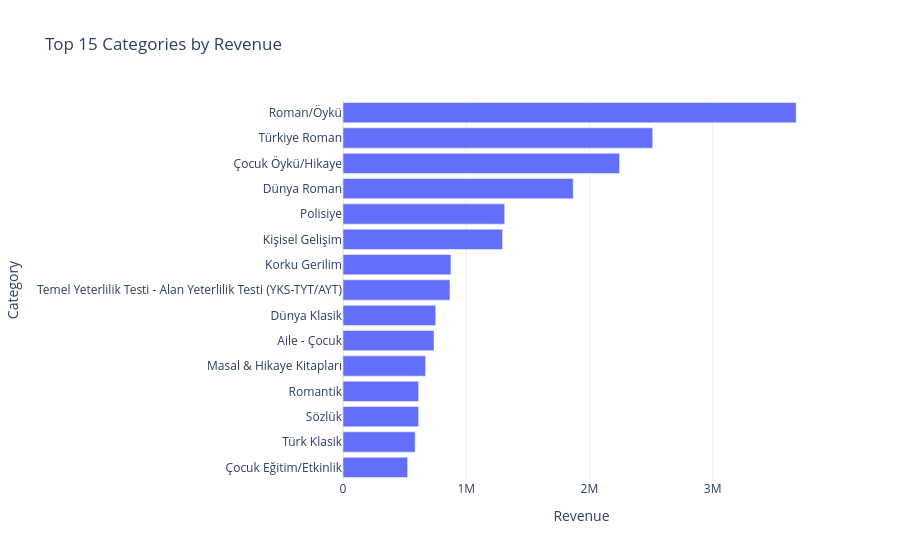

The code cell stored with this chart in its notebook:
### Code cell
category_sales = (
    df_clean.groupby("Category", as_index=False)
    .agg(
        Revenue=("Revenue", "sum"),
        Quantity=("Quantity", "sum")
    )
    .sort_values("Revenue", ascending=False)
    .head(15)
)

fig = px.bar(
    category_sales,
    x="Revenue",
    y="Category",
    orientation="h",
    title="Top 15 Categories by Revenue"
)

fig.update_layout(
    yaxis={"categoryorder": "total ascending"},
    template="plotly_white"
)

fig.show()

### Figure 1 — Plotly figure (JSON) as saved in the notebook; plotly's stock layout.template omitted (floating-point values rounded to 4 significant figures)
{"data": [{"hovertemplate": "Revenue=%{x}<br>Category=%{y}<extra></extra>", "legendgroup": "", "marker": {"color": "#636efa", "pattern": {"shape": ""}}, "name": "", "orientation": "h", "showlegend": false, "textposition": "auto", "type": "bar", "x": [3677000.0, 2513000.0, 2244000.0, 1868000.0, 1312000.0, 1295000.0, 876100.0, 867900.0, 752500.0, 738800.0, 670400.0, 614000.0, 613800.0, 585200.0, 524800.0], "xaxis": "x", "y": ["Roman/Öykü", "Türkiye Roman", "Çocuk Öykü/Hikaye", "Dünya Roman", "Polisiye", "Kişisel Gelişim", "Korku Gerilim", "Temel Yeterlilik Testi - Alan Yeterlilik Testi (YKS-TYT/AYT)", "Dünya Klasik", "Aile - Çocuk", "Masal & Hikaye Kitapları", "Romantik", "Sözlük", "Türk Klasik", "Çocuk Eğitim/Etkinlik"], "yaxis": "y"}], "layout": {"barmode": "relative", "legend": {"tracegroupgap": 0}, "title": {"text": "Top 15 Categories by Revenue"}, "xaxis": {"anchor": "y", "domain": [0, 1], "title": {"text": "Revenue"}}, "yaxis": {"anchor": "x", "categoryorder": "total ascending", "domain": [0, 1], "title": {"text": "Category"}}}}
